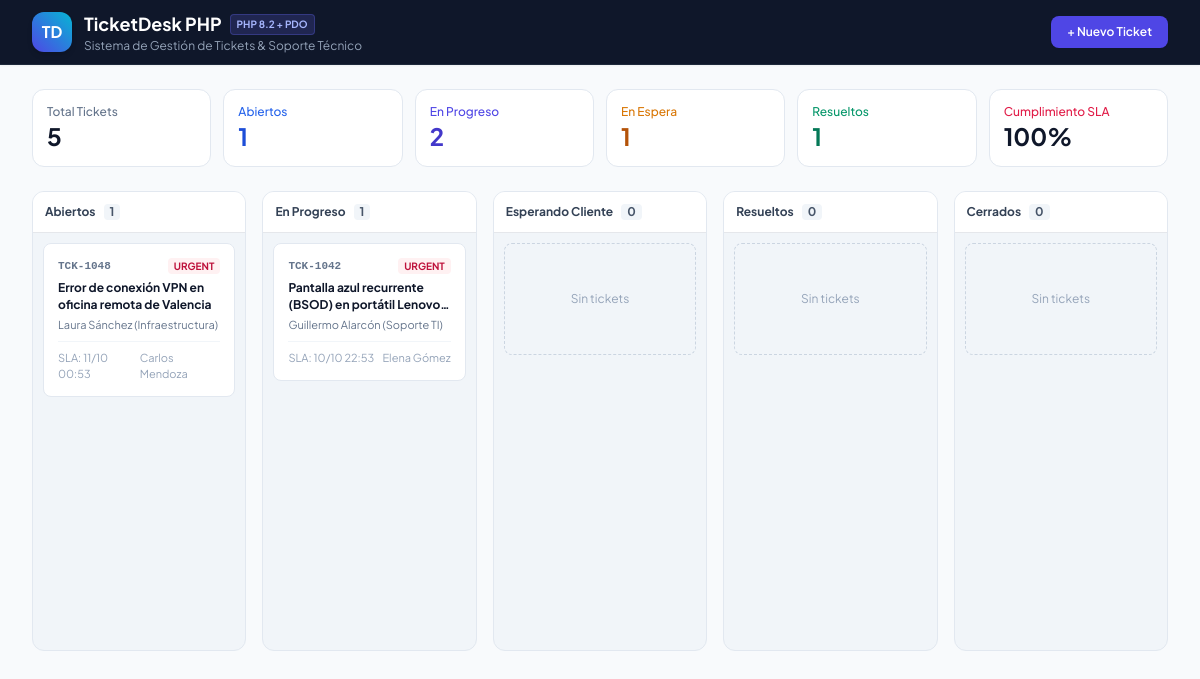
Screenshot of /index.php?priority=urgent with the database file from the repository.
### tables this page shows
CREATE TABLE IF NOT EXISTS `tickets` (
    `id` VARCHAR(20) PRIMARY KEY,  
    `title` VARCHAR(255) NOT NULL,
    `description` TEXT NOT NULL,
    `status` ENUM('open', 'in_progress', 'waiting_client', 'resolved', 'closed') DEFAULT 'open',
    `priority` ENUM('low', 'medium', 'high', 'urgent') DEFAULT 'medium',
    `category` VARCHAR(50) NOT NULL DEFAULT 'software',
    `department` VARCHAR(60) NOT NULL DEFAULT 'Soporte TI',
    `requester_name` VARCHAR(100) NOT NULL,
    `requester_email` VARCHAR(120) NOT NULL,
    `requester_company` VARCHAR(120) DEFAULT NULL,
    `requester_phone` VARCHAR(40) DEFAULT NULL,
    `assignee_id` INT DEFAULT NULL,
    `sla_due_at` DATETIME NOT NULL,
    `first_response_due_at` DATETIME DEFAULT NULL,
    `time_spent_minutes` INT DEFAULT 0,
    `tags` VARCHAR(255) DEFAULT '',
    `created_at` TIMESTAMP DEFAULT CURRENT_TIMESTAMP,
    `updated_at` TIMESTAMP DEFAULT CURRENT_TIMESTAMP ON UPDATE CURRENT_TIMESTAMP,
    INDEX `idx_status` (`status`),
    INDEX `idx_priority` (`priority`),
    INDEX `idx_department` (`department`),
    INDEX `idx_sla` (`sla_due_at`),
    CONSTRAINT `fk_tickets_assignee` FOREIGN KEY (`assignee_id`) REFERENCES `agents` (`id`) ON DELETE SET NULL
);

CREATE TABLE IF NOT EXISTS `agents` (
    `id` INT AUTO_INCREMENT PRIMARY KEY,
    `name` VARCHAR(100) NOT NULL,
    `email` VARCHAR(120) NOT NULL UNIQUE,
    `avatar` VARCHAR(255) DEFAULT NULL,
    `role` VARCHAR(80) NOT NULL DEFAULT 'Técnico de Soporte',
    `department` VARCHAR(60) NOT NULL DEFAULT 'Soporte TI',
    `status` ENUM('available', 'busy', 'away') DEFAULT 'available',
    `created_at` TIMESTAMP DEFAULT CURRENT_TIMESTAMP
);

### config/database.php (called while the page is built)
<?php
class Database {
    private static ?PDO $instance = null;
    private static string $host = '127.0.0.1';
    private static string $port = '3306';
    private static string $dbName = 'ticketdesk_db';
    private static string $user = 'root';
    private static string $pass = '';
    public static function getConnection(): PDO {
        if (self::$instance === null) {
            $host = getenv('DB_HOST') ?: self::$host;
            $port = getenv('DB_PORT') ?: self::$port;
            $dbName = getenv('DB_NAME') ?: self::$dbName;
            $user = getenv('DB_USER') ?: self::$user;
            $pass = getenv('DB_PASS') !== false ? getenv('DB_PASS') : self::$pass;
            $dsn = "mysql:host={$host};port={$port};dbname={$dbName};charset=utf8mb4";
            try {
                self::$instance = new PDO($dsn, $user, $pass, [
                    PDO::ATTR_ERRMODE => PDO::ERRMODE_EXCEPTION,
                    PDO::ATTR_DEFAULT_FETCH_MODE => PDO::FETCH_ASSOC,
                    PDO::ATTR_EMULATE_PREPARES => false,
                ]);
            } catch (PDOException $e) {
                http_response_code(500);
                header('Content-Type: application/json; charset=utf-8');
                echo json_encode([
                    'success' => false,
                    'error' => 'Error de conexión a base de datos: ' . $e->getMessage()
                ], JSON_UNESCAPED_UNICODE);
                exit;
            }
        }
        return self::$instance;
    }
}

### models/Ticket.php (called while the page is built, shortened)
<?php
require_once __DIR__ . '/../config/database.php';
class Ticket {
    private PDO $db;
    public function __construct() {
        $this->db = Database::getConnection();
    }
    public function getAll(array $filters = []): array {
        $sql = "SELECT t.*, a.name as assignee_name, a.avatar as assignee_avatar, a.role as assignee_role
                FROM tickets t
                LEFT JOIN agents a ON t.assignee_id = a.id
                WHERE 1=1";
        $params = [];
        if (!empty($filters['priority']) && $filters['priority'] !== 'all') {
            $sql .= " AND t.priority = :priority";
            $params[':priority'] = $filters['priority'];
        }
        $sortBy = $filters['sortBy'] ?? 'newest';
        switch ($sortBy) {
            case 'newest':
            default:
                $sql .= " ORDER BY t.created_at DESC";
                break;
        }
        $stmt = $this->db->prepare($sql);
        $stmt->execute($params);
        return $stmt->fetchAll();
    }
    public function getStats(): array {
        $total = (int)$this->db->query("SELECT COUNT(*) FROM tickets")->fetchColumn();
        $open = (int)$this->db->query("SELECT COUNT(*) FROM tickets WHERE status = 'open'")->fetchColumn();
        $inProgress = (int)$this->db->query("SELECT COUNT(*) FROM tickets WHERE status = 'in_progress'")->fetchColumn();
        $waitingClient = (int)$this->db->query("SELECT COUNT(*) FROM tickets WHERE status = 'waiting_client'")->fetchColumn();
        $resolved = (int)$this->db->query("SELECT COUNT(*) FROM tickets WHERE status = 'resolved'")->fetchColumn();
        $closed = (int)$this->db->query("SELECT COUNT(*) FROM tickets WHERE status = 'closed'")->fetchColumn();
        $urgent = (int)$this->db->query("SELECT COUNT(*) FROM tickets WHERE priority = 'urgent' AND status NOT IN ('resolved', 'closed')")->fetchColumn();
        $slaBreached = (int)$this->db->query("SELECT COUNT(*) FROM tickets WHERE status NOT IN ('resolved', 'closed') AND sla_due_at < NOW()")->fetchColumn();
        $slaComplianceRate = $total > 0 ? round((($total - $slaBreached) / $total) * 100) : 100;
        return [
            'total' => $total,
            'open' => $open,
            'inProgress' => $inProgress,
            'waitingClient' => $waitingClient,
            'resolved' => $resolved,
            'closed' => $closed,
            'urgent' => $urgent,
            'slaBreached' => $slaBreached,
            'slaComplianceRate' => $slaComplianceRate,
            'mttrHours' => 3.8,
        ];
    }
}

### index.php (the view, shortened to what this page needs)
<?php
require_once __DIR__ . '/models/Ticket.php';
$ticketModel = new Ticket();
$filterStatus = $_GET['status'] ?? 'all';
$filterPriority = $_GET['priority'] ?? 'all';
$filterSearch = $_GET['search'] ?? '';
$tickets = $ticketModel->getAll([
    'status' => $filterStatus,
    'priority' => $filterPriority,
    'search' => $filterSearch,
]);
$stats = $ticketModel->getStats();
$kanbanColumns = [
    'open' => ['title' => 'Abiertos', 'color' => 'blue', 'tickets' => []],
    'in_progress' => ['title' => 'En Progreso', 'color' => 'indigo', 'tickets' => []],
    'waiting_client' => ['title' => 'Esperando Cliente', 'color' => 'amber', 'tickets' => []],
    'resolved' => ['title' => 'Resueltos', 'color' => 'emerald', 'tickets' => []],
    'closed' => ['title' => 'Cerrados', 'color' => 'slate', 'tickets' => []],
];
foreach ($tickets as $t) {
    if (isset($kanbanColumns[$t['status']])) {
        $kanbanColumns[$t['status']]['tickets'][] = $t;
    }
}
?>
<!DOCTYPE html>
<html lang="es" class="h-full bg-slate-50">
<head>
    <script src="https://cdn.tailwindcss.com"></script>
</head>
<body class="min-h-full flex flex-col text-slate-800">
    <header class="bg-slate-900 text-white sticky top-0 z-30 border-b border-slate-800 shadow-sm">
        <div class="max-w-7xl mx-auto px-4 sm:px-6 lg:px-8">
            <div class="flex items-center justify-between h-16">
                <div class="flex items-center gap-3">
                    <div class="w-10 h-10 rounded-xl bg-gradient-to-tr from-indigo-600 to-cyan-500 flex items-center justify-center font-bold text-white shadow-md">
                        TD
                    </div>
                    <div>
                        <div class="flex items-center gap-2">
                            <span class="font-bold text-lg text-white">TicketDesk PHP</span>
                            <span class="text-[10px] uppercase font-bold px-1.5 py-0.5 rounded bg-indigo-500/20 text-indigo-300 border border-indigo-500/30">PHP 8.2 + PDO</span>
                        </div>
                        <p class="text-xs text-slate-400">Sistema de Gestión de Tickets & Soporte Técnico</p>
                    </div>
                </div>
                <div class="flex items-center gap-3">
                    <button onclick="document.getElementById('modal-new-ticket').classList.remove('hidden')" class="px-4 py-2 bg-indigo-600 hover:bg-indigo-500 text-white text-xs font-semibold rounded-lg shadow-sm transition-all flex items-center gap-1.5 cursor-pointer">
                        <span>+ Nuevo Ticket</span>
                    </button>
                </div>
            </div>
        </div>
    </header>
    <main class="flex-1 max-w-7xl w-full mx-auto px-4 sm:px-6 lg:px-8 py-6 space-y-6">
        <div class="grid grid-cols-2 sm:grid-cols-3 lg:grid-cols-6 gap-3">
            <div class="bg-white p-3.5 rounded-xl border border-slate-200 shadow-xs">
                <span class="text-xs text-slate-500 font-medium block">Total Tickets</span>
                <span class="text-2xl font-bold text-slate-900"><?= $stats['total'] ?></span>
            </div>
            <div class="bg-white p-3.5 rounded-xl border border-slate-200 shadow-xs">
                <span class="text-xs text-blue-600 font-medium block">Abiertos</span>
                <span class="text-2xl font-bold text-blue-700"><?= $stats['open'] ?></span>
            </div>
            <div class="bg-white p-3.5 rounded-xl border border-slate-200 shadow-xs">
                <span class="text-xs text-indigo-600 font-medium block">En Progreso</span>
                <span class="text-2xl font-bold text-indigo-700"><?= $stats['inProgress'] ?></span>
            </div>
            <div class="bg-white p-3.5 rounded-xl border border-slate-200 shadow-xs">
                <span class="text-xs text-amber-600 font-medium block">En Espera</span>
                <span class="text-2xl font-bold text-amber-700"><?= $stats['waitingClient'] ?></span>
            </div>
            <div class="bg-white p-3.5 rounded-xl border border-slate-200 shadow-xs">
                <span class="text-xs text-emerald-600 font-medium block">Resueltos</span>
                <span class="text-2xl font-bold text-emerald-700"><?= $stats['resolved'] + $stats['closed'] ?></span>
            </div>
            <div class="bg-white p-3.5 rounded-xl border border-slate-200 shadow-xs">
                <span class="text-xs text-rose-600 font-medium block">Cumplimiento SLA</span>
                <span class="text-2xl font-bold text-slate-900"><?= $stats['slaComplianceRate'] ?>%</span>
            </div>
        </div>
        <div class="grid grid-cols-1 md:grid-cols-2 lg:grid-cols-5 gap-4 items-start pb-8">
            <?php foreach ($kanbanColumns as $colKey => $col): ?>
                <div class="bg-slate-100 rounded-xl border border-slate-200 shadow-2xs min-h-[460px] overflow-hidden flex flex-col">
                    <div class="p-3 border-b bg-white flex items-center justify-between text-xs font-bold text-slate-700">
                        <div class="flex items-center gap-2">
                            <span><?= $col['title'] ?></span>
                            <span class="px-1.5 py-0.2 bg-slate-100 rounded text-slate-600"><?= count($col['tickets']) ?></span>
                        </div>
                    </div>
                    <div class="p-2.5 space-y-2.5 flex-1 overflow-y-auto">
                        <?php if (empty($col['tickets'])): ?>
                            <div class="h-28 flex items-center justify-center text-slate-400 text-xs border border-dashed border-slate-300 rounded-lg">
                                Sin tickets
                            </div>
                        <?php else: ?>
                            <?php foreach ($col['tickets'] as $ticket): ?>
                                <div class="bg-white p-3.5 rounded-lg border border-slate-200 shadow-2xs hover:border-indigo-400 transition-all text-xs">
                                    <div class="flex items-center justify-between mb-1.5">
                                        <span class="font-mono font-bold text-slate-500 text-[11px]"><?= htmlspecialchars($ticket['id']) ?></span>
                                        <span class="px-1.5 py-0.2 rounded text-[10px] font-bold uppercase
                                            <?= $ticket['priority'] === 'urgent' ? 'bg-rose-50 text-rose-700' : ($ticket['priority'] === 'high' ? 'bg-orange-50 text-orange-700' : 'bg-slate-100 text-slate-700') ?>">
                                            <?= htmlspecialchars($ticket['priority']) ?>
                                        </span>
                                    </div>
                                    <h4 class="font-bold text-slate-900 mb-1 leading-snug line-clamp-2">
                                        <?= htmlspecialchars($ticket['title']) ?>
                                    </h4>
                                    <p class="text-[11px] text-slate-500 mb-2 truncate">
                                        <?= htmlspecialchars($ticket['requester_name']) ?> (<?= htmlspecialchars($ticket['department']) ?>)
                                    </p>
                                    <div class="pt-2 border-t border-slate-100 flex items-center justify-between text-[11px] text-slate-400">
                                        <span>SLA: <?= date('d/m H:i', strtotime($ticket['sla_due_at'])) ?></span>
                                        <span><?= !empty($ticket['assignee_name']) ? htmlspecialchars($ticket['assignee_name']) : 'Sin asignar' ?></span>
                                    </div>
                                </div>
                            <?php endforeach; ?>
                        <?php endif; ?>
                    </div>
                </div>
            <?php endforeach; ?>
        </div>
    </main>
</body>
</html>

### index.php (style rules this page uses)
body { font-family: 'Plus Jakarta Sans', sans-serif; }
.font-mono { font-family: 'JetBrains Mono', monospace; }

### rows the page displays
tickets: id "TCK-1048", priority "URGENT", title "Error de conexión VPN en oficina remota de Valencia", requester_name "Laura Sánchez", department "Infraestructura", sla_due_at "11/10 00:53", assignee.name "Carlos Mendoza"
tickets: id "TCK-1042", priority "URGENT", title "Pantalla azul recurrente (BSOD) en portátil…", requester_name "Guillermo Alarcón", department "Soporte TI", sla_due_at "10/10 22:53", assignee.name "Elena Gómez"

### other values shown
$stats['total'] "5"
$stats['open'] "1"
$stats['inProgress'] "2"
$stats['waitingClient'] "1"
$stats['resolved'] + $stats['closed'] "1"
$stats['slaComplianceRate'] "100"
$col['title'] "Abiertos"
count($col['tickets']) "1"
$col['title'] "En Progreso"
$col['title'] "Esperando Cliente"
count($col['tickets']) "0"
$col['title'] "Resueltos"
$col['title'] "Cerrados"
